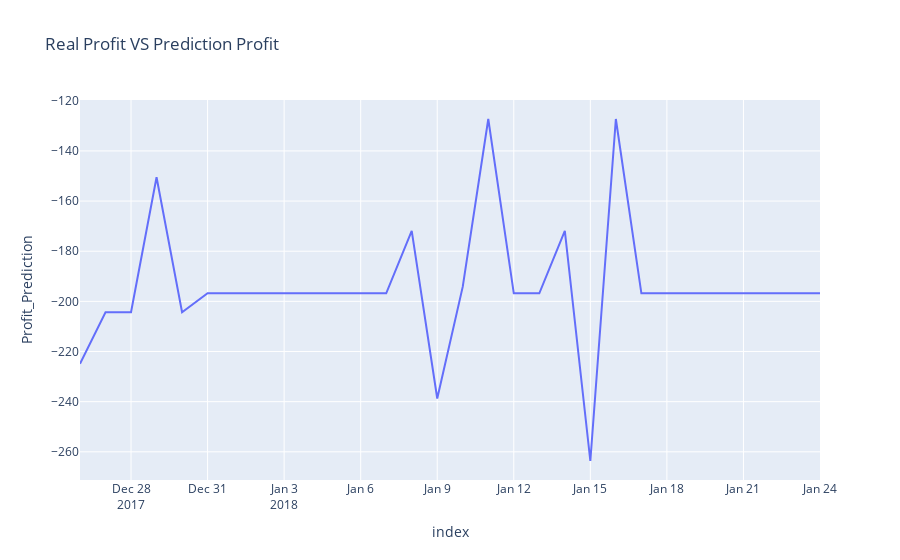

Notebook source saved alongside this figure:
### Code cell
# run the model
prediction, X_train, y_train, y_test, y_pred, mod , df_xgb = profit_pred_multiple(lags, 0, sales, cost, quantity, discount)

### Figure 1 — Plotly figure (JSON) as saved in the notebook; plotly's stock layout.template omitted (floating-point values rounded to 4 significant figures)
{"data": [{"hovertemplate": "index=%{x}<br>Profit_Prediction=%{y}<extra></extra>", "legendgroup": "", "line": {"color": "#636efa", "dash": "solid"}, "marker": {"symbol": "circle"}, "mode": "lines", "name": "", "orientation": "v", "showlegend": false, "type": "scatter", "x": ["2017-12-26T00:00:00", "2017-12-27T00:00:00", "2017-12-28T00:00:00", "2017-12-29T00:00:00", "2017-12-30T00:00:00", "2017-12-31T00:00:00", "2018-01-01T00:00:00", "2018-01-02T00:00:00", "2018-01-03T00:00:00", "2018-01-04T00:00:00", "2018-01-05T00:00:00", "2018-01-06T00:00:00", "2018-01-07T00:00:00", "2018-01-08T00:00:00", "2018-01-09T00:00:00", "2018-01-10T00:00:00", "2018-01-11T00:00:00", "2018-01-12T00:00:00", "2018-01-13T00:00:00", "2018-01-14T00:00:00", "2018-01-15T00:00:00", "2018-01-16T00:00:00", "2018-01-17T00:00:00", "2018-01-18T00:00:00", "2018-01-19T00:00:00", "2018-01-20T00:00:00", "2018-01-21T00:00:00", "2018-01-22T00:00:00", "2018-01-23T00:00:00", "2018-01-24T00:00:00"], "xaxis": "x", "y": [-224.9, -204.4, -204.4, -150.5, -204.4, -196.8, -196.8, -196.8, -196.8, -196.8, -196.8, -196.8, -196.8, -171.9, -238.7, -194.1, -127.3, -196.8, -196.8, -171.9, -263.7, -127.3, -196.8, -196.8, -196.8, -196.8, -196.8, -196.8, -196.8, -196.8], "yaxis": "y"}], "layout": {"legend": {"tracegroupgap": 0}, "title": {"text": "Real Profit VS Prediction Profit"}, "xaxis": {"anchor": "y", "domain": [0, 1], "title": {"text": "index"}}, "yaxis": {"anchor": "x", "domain": [0, 1], "title": {"text": "Profit_Prediction"}}}}
